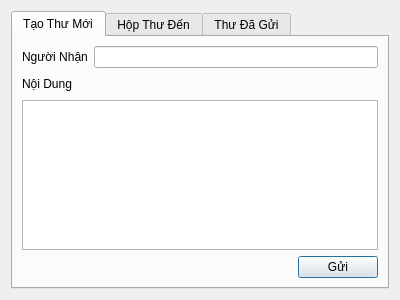
<?xml version="1.0" encoding="UTF-8"?>
<ui version="4.0">
 <class>MailBox</class>
 <widget class="QDialog" name="MailBox">
  <property name="geometry">
   <rect>
    <x>0</x>
    <y>0</y>
    <width>400</width>
    <height>300</height>
   </rect>
  </property>
  <property name="windowTitle">
   <string>Hộp Thư</string>
  </property>
  <property name="windowIcon">
   <iconset resource="src.qrc">
    <normaloff>:/images/m.png</normaloff>:/images/m.png</iconset>
  </property>
  <layout class="QVBoxLayout" name="verticalLayout_3">
   <item>
    <widget class="QTabWidget" name="tabWidget">
     <property name="currentIndex">
      <number>0</number>
     </property>
     <widget class="QWidget" name="tab_2">
      <attribute name="title">
       <string>Tạo Thư Mới</string>
      </attribute>
      <layout class="QVBoxLayout" name="verticalLayout_2">
       <item>
        <layout class="QHBoxLayout" name="horizontalLayout_3">
         <item>
          <widget class="QLabel" name="label">
           <property name="text">
            <string>Người Nhận</string>
           </property>
          </widget>
         </item>
         <item>
          <widget class="QLineEdit" name="lineEdit"/>
         </item>
        </layout>
       </item>
       <item>
        <layout class="QHBoxLayout" name="horizontalLayout_4">
         <item>
          <widget class="QLabel" name="label_2">
           <property name="text">
            <string>Nội Dung</string>
           </property>
          </widget>
         </item>
         <item>
          <spacer name="horizontalSpacer_2">
           <property name="orientation">
            <enum>Qt::Horizontal</enum>
           </property>
           <property name="sizeHint" stdset="0">
            <size>
             <width>40</width>
             <height>20</height>
            </size>
           </property>
          </spacer>
         </item>
        </layout>
       </item>
       <item>
        <widget class="QPlainTextEdit" name="plainTextEdit">
         <property name="cursor" stdset="0">
          <cursorShape>IBeamCursor</cursorShape>
         </property>
        </widget>
       </item>
       <item>
        <layout class="QHBoxLayout" name="horizontalLayout_5">
         <item>
          <spacer name="horizontalSpacer_3">
           <property name="orientation">
            <enum>Qt::Horizontal</enum>
           </property>
           <property name="sizeHint" stdset="0">
            <size>
             <width>40</width>
             <height>20</height>
            </size>
           </property>
          </spacer>
         </item>
         <item>
          <widget class="QPushButton" name="pushButton_3">
           <property name="text">
            <string>Gửi</string>
           </property>
          </widget>
         </item>
        </layout>
       </item>
      </layout>
     </widget>
     <widget class="QWidget" name="tab">
      <attribute name="title">
       <string>Hộp Thư Đến</string>
      </attribute>
      <layout class="QVBoxLayout" name="verticalLayout">
       <item>
        <widget class="QTextBrowser" name="textBrowser_2">
         <property name="cursor" stdset="0">
          <cursorShape>ArrowCursor</cursorShape>
         </property>
        </widget>
       </item>
       <item>
        <widget class="QTableView" name="tableView">
         <property name="selectionMode">
          <enum>QAbstractItemView::SingleSelection</enum>
         </property>
         <property name="selectionBehavior">
          <enum>QAbstractItemView::SelectRows</enum>
         </property>
        </widget>
       </item>
       <item>
        <layout class="QHBoxLayout" name="horizontalLayout_2">
         <item>
          <spacer name="horizontalSpacer">
           <property name="orientation">
            <enum>Qt::Horizontal</enum>
           </property>
           <property name="sizeHint" stdset="0">
            <size>
             <width>40</width>
             <height>20</height>
            </size>
           </property>
          </spacer>
         </item>
         <item>
          <widget class="QPushButton" name="pushButton_6">
           <property name="text">
            <string>Trở Về</string>
           </property>
          </widget>
         </item>
         <item>
          <widget class="QPushButton" name="pushButton">
           <property name="text">
            <string>Đọc Thư</string>
           </property>
          </widget>
         </item>
         <item>
          <widget class="QPushButton" name="pushButton_2">
           <property name="text">
            <string>Xoá Thư</string>
           </property>
          </widget>
         </item>
        </layout>
       </item>
      </layout>
     </widget>
     <widget class="QWidget" name="tab_3">
      <attribute name="title">
       <string>Thư Đã Gửi</string>
      </attribute>
      <layout class="QVBoxLayout" name="verticalLayout_4">
       <item>
        <widget class="QTextBrowser" name="textBrowser_3">
         <property name="cursor" stdset="0">
          <cursorShape>ArrowCursor</cursorShape>
         </property>
        </widget>
       </item>
       <item>
        <widget class="QTableView" name="tableView_3">
         <property name="selectionMode">
          <enum>QAbstractItemView::SingleSelection</enum>
         </property>
         <property name="selectionBehavior">
          <enum>QAbstractItemView::SelectRows</enum>
         </property>
        </widget>
       </item>
       <item>
        <layout class="QHBoxLayout" name="horizontalLayout">
         <item>
          <spacer name="horizontalSpacer_4">
           <property name="orientation">
            <enum>Qt::Horizontal</enum>
           </property>
           <property name="sizeHint" stdset="0">
            <size>
             <width>40</width>
             <height>20</height>
            </size>
           </property>
          </spacer>
         </item>
         <item>
          <widget class="QPushButton" name="pushButton_7">
           <property name="text">
            <string>Trở Về</string>
           </property>
          </widget>
         </item>
         <item>
          <widget class="QPushButton" name="pushButton_4">
           <property name="text">
            <string>Đọc Thư</string>
           </property>
           <property name="icon">
            <iconset theme="i">
             <normaloff>.</normaloff>.</iconset>
           </property>
          </widget>
         </item>
         <item>
          <widget class="QPushButton" name="pushButton_5">
           <property name="text">
            <string>Xoá Thư</string>
           </property>
          </widget>
         </item>
        </layout>
       </item>
      </layout>
     </widget>
    </widget>
   </item>
  </layout>
 </widget>
 <resources>
  <include location="src.qrc"/>
 </resources>
 <connections/>
</ui>
